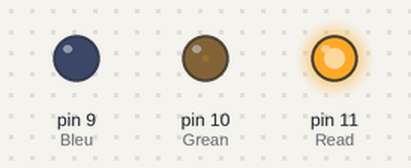
Recording of a sketch running on a simulated Arduino Uno, built with avr-gcc and run on an emulated ATmega328P. Parts: output pins drawn as LEDs (lit = HIGH).

Above: at 0.05 s.
At 0.9 s:
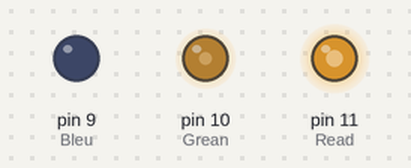
At 1.8 s:
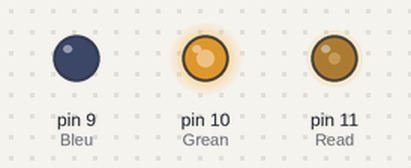
At 3.6 s:
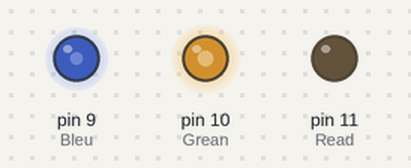
At 5.4 s:
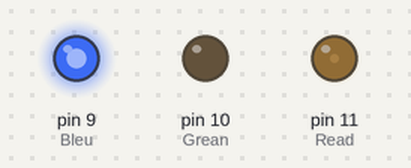
At 7.2 s:
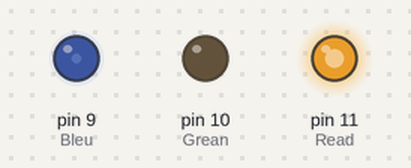
Timing chart, 0 to 10.0 s (numbered marks = the images above):
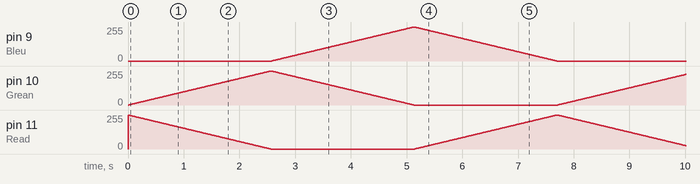

The sketch:

RGBFade.ino
```cpp
//By Anonymous Shrimp
//https://youtube.com/channel/UCs2Sz1gPlWAdET5qcLcZCJw
//https://github.com/Anonymous-Shrimp


const int Read = 11;
const int Grean = 10;
const int Bleu = 9;

int displayTime = 10;
int redIntensity;
int greenIntensity;
int blueIntensity;


void setup()
{
  pinMode(Read, OUTPUT);
  pinMode(Grean, OUTPUT);
  pinMode(Bleu, OUTPUT);
}


void loop()
{
  int x;

  for (x = 0; x < 768; x++)
  {
    showRGB(x);
    delay(displayTime);
  }


}

void showRGB(int color)
{
  if (color <= 255)
  {
    redIntensity = 255 - color;
    greenIntensity = color;
    blueIntensity = 0;
  }
  else if (color <= 511)
  {
    redIntensity = 0;
    greenIntensity = 255 - (color - 256);
    blueIntensity = (color - 256);
  }
  else
  {
    redIntensity = (color - 512);
    greenIntensity = 0;
    blueIntensity = 255 - (color - 512);
  }


  analogWrite(Read, redIntensity);
  analogWrite(Bleu, blueIntensity);
  analogWrite(Grean, greenIntensity);
}
```
